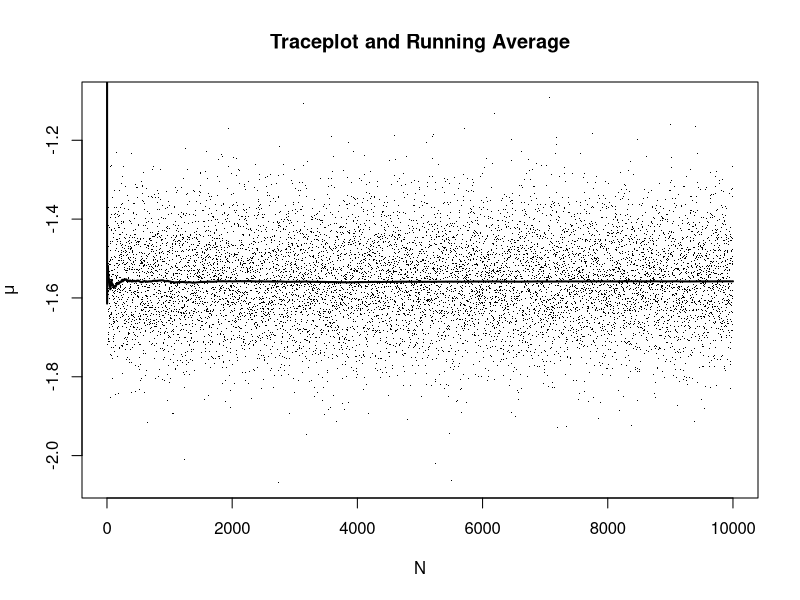
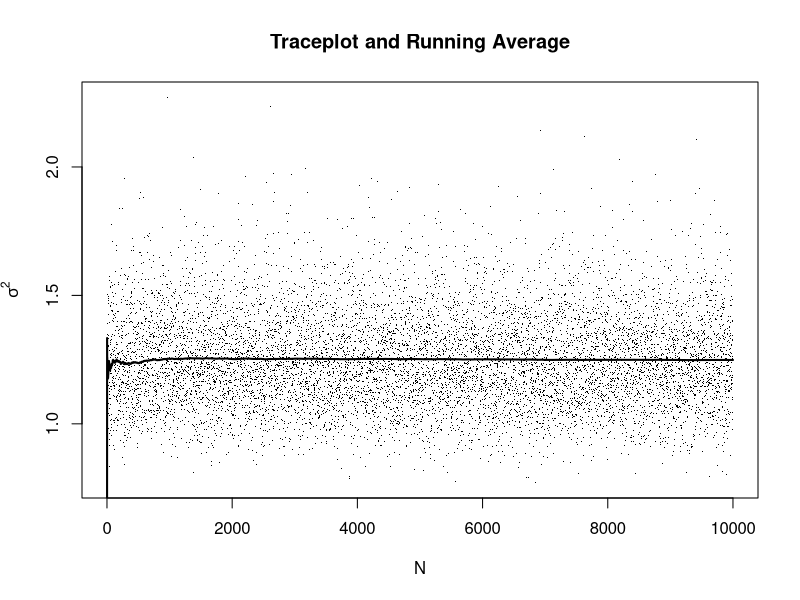

Here is the R script that generated these plots, in order:
# load data
x = read.table("data.txt", header = F)[,1]
library(MCMCpack)

## Define prior parameters ##
a = 0; b = 0;
mu.0 = 0; sig2.0 = 10;
n = length(x)

## Define prior ##
mu.temp = rnorm(1, mean = (mu.0*sig2.0 + sig2.0*sum(log(x)))/(sig2.0 + n*sig2.0),
                sd = sqrt((sig2.0*sig2.0)/(sig2.0 + n*sig2.0)))
sig2.temp = rinvgamma(1, shape = a + n/2, 
                      scale = b + 1/2*sum( (log(x) - mu.temp)^2 ))

N = 10000
MU = rep(0, N)
SIG2 = rep(0, N)

## Gibbs Sampler ##
for(i in 1:N){
  mu.temp = rnorm(1, mean = (mu.0*sig2.temp + sig2.0*sum(log(x)))/(sig2.temp + n*sig2.0),
             sd = sqrt((sig2.0*sig2.temp)/(sig2.temp + n*sig2.0)))
  sig2.temp = rinvgamma(1, shape = a + n/2, 
                        scale = b + 1/2*sum( (log(x) - mu.temp)^2 ))
  MU[i] = mu.temp
  SIG2[i] = sig2.temp  
}

## Running Avg ##
MU.sum = rep(0, N)
MU.avg = rep(0, N)
MU.sum[1] = MU[1]
for(i in 2:N){
  MU.sum[i] = MU[i] + MU.sum[i-1]
  MU.avg[i] = MU.sum[i]/i
}

SIG2.sum = rep(0, N)
SIG2.avg = rep(0, N)
SIG2.sum[1] = SIG2[1]
for(i in 2:N){
  SIG2.sum[i] = SIG2[i] + SIG2.sum[i-1]
  SIG2.avg[i] = SIG2.sum[i]/i
}

## Plot ##
png("MUplot.png")
plot(MU, pch = '.', xlab = "N", ylab = expression(mu), 
     main = "Traceplot and Running Average")
lines(MU.avg, lwd = 2)
dev.off()

png("SIGplot.png")
plot(SIG2, pch = '.', xlab = "N", ylab = expression(sigma^{2}), 
     main = "Traceplot and Running Average")
lines(SIG2.avg, lwd = 2)
dev.off()

## Confidence Interval ##
mean.vec = exp(MU + SIG2/2)
var.vec = (exp(SIG2)-1)*exp(2*MU + SIG2)

mean.ci = quantile(mean.vec, c(0.025, 0.975))
var.ci = quantile(var.vec, c(0.025, 0.975))
